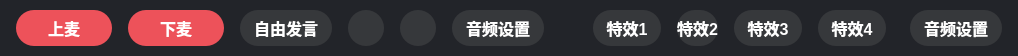
              <widget class="QWidget" name="widget_25" native="true">
               <property name="minimumSize">
                <size>
                 <width>0</width>
                 <height>56</height>
                </size>
               </property>
               <property name="maximumSize">
                <size>
                 <width>16777215</width>
                 <height>56</height>
                </size>
               </property>
               <property name="styleSheet">
                <string notr="true">
QWidget{
background: #222429;
border-radius: 12px;
}

QPushButton{
background: #36383B;
border-radius: 18px;
font-family: &quot;微软雅黑&quot;;
font-weight: 500;
font-size: 16px;
color: #FFFFFF;
line-height: 22px;
font-style: normal;
}</string>
               </property>
               <layout class="QHBoxLayout" name="horizontalLayout_18">
                <property name="spacing">
                 <number>24</number>
                </property>
                <property name="leftMargin">
                 <number>16</number>
                </property>
                <property name="topMargin">
                 <number>0</number>
                </property>
                <property name="rightMargin">
                 <number>16</number>
                </property>
                <property name="bottomMargin">
                 <number>0</number>
                </property>
                <item>
                 <layout class="QHBoxLayout" name="horizontalLayout_16">
                  <property name="spacing">
                   <number>16</number>
                  </property>
                  <item>
                   <widget class="QPushButton" name="autioMicBtn">
                    <property name="minimumSize">
                     <size>
                      <width>96</width>
                      <height>36</height>
                     </size>
                    </property>
                    <property name="styleSheet">
                     <string notr="true">background: #ED525A;
border-radius: 18px;</string>
                    </property>
                    <property name="text">
                     <string>上麦</string>
                    </property>
                    <property name="checkable">
                     <bool>true</bool>
                    </property>
                   </widget>
                  </item>
                  <item>
                   <widget class="QPushButton" name="downMicBtn">
                    <property name="minimumSize">
                     <size>
                      <width>96</width>
                      <height>36</height>
                     </size>
                    </property>
                    <property name="styleSheet">
                     <string notr="true">background: #ED525A;
border-radius: 18px;</string>
                    </property>
                    <property name="text">
                     <string>下麦</string>
                    </property>
                    <property name="checkable">
                     <bool>true</bool>
                    </property>
                   </widget>
                  </item>
                  <item>
                   <widget class="QPushButton" name="pushButton_5">
                    <property name="minimumSize">
                     <size>
                      <width>92</width>
                      <height>36</height>
                     </size>
                    </property>
                    <property name="maximumSize">
                     <size>
                      <width>92</width>
                      <height>36</height>
                     </size>
                    </property>
                    <property name="styleSheet">
                     <string notr="true"/>
                    </property>
                    <property name="text">
                     <string>自由发言</string>
                    </property>
                   </widget>
                  </item>
                  <item>
                   <widget class="QPushButton" name="pushButton_4">
                    <property name="minimumSize">
                     <size>
                      <width>36</width>
                      <height>36</height>
                     </size>
                    </property>
                    <property name="maximumSize">
                     <size>
                      <width>36</width>
                      <height>36</height>
                     </size>
                    </property>
                    <property name="styleSheet">
                     <string notr="true">border:none;</string>
                    </property>
                    <property name="text">
                     <string/>
                    </property>
                    <property name="icon">
                     <iconset resource="../res.qrc">
                      <normaloff>:/images/live_mic_n.png</normaloff>:/images/live_mic_n.png</iconset>
                    </property>
                    <property name="iconSize">
                     <size>
                      <width>36</width>
                      <height>36</height>
                     </size>
                    </property>
                   </widget>
                  </item>
                  <item>
                   <widget class="QPushButton" name="pushButton_6">
                    <property name="minimumSize">
                     <size>
                      <width>36</width>
                      <height>36</height>
                     </size>
                    </property>
                    <property name="maximumSize">
                     <size>
                      <width>36</width>
                      <height>36</height>
                     </size>
                    </property>
                    <property name="text">
                     <string/>
                    </property>
                    <property name="icon">
                     <iconset resource="../res.qrc">
                      <normaloff>:/images/live_audio_n.png</normaloff>:/images/live_audio_n.png</iconset>
                    </property>
                    <property name="iconSize">
                     <size>
                      <width>36</width>
                      <height>36</height>
                     </size>
                    </property>
                   </widget>
                  </item>
                  <item>
                   <widget class="QPushButton" name="pushButton_11">
                    <property name="minimumSize">
                     <size>
                      <width>92</width>
                      <height>36</height>
                     </size>
                    </property>
                    <property name="maximumSize">
                     <size>
                      <width>92</width>
                      <height>36</height>
                     </size>
                    </property>
                    <property name="text">
                     <string>音频设置</string>
                    </property>
                   </widget>
                  </item>
                 </layout>
                </item>
                <item>
                 <widget class="Line" name="line_4">
                  <property name="maximumSize">
                   <size>
                    <width>1</width>
                    <height>16777215</height>
                   </size>
                  </property>
                  <property name="orientation">
                   <enum>Qt::Vertical</enum>
                  </property>
                 </widget>
                </item>
                <item>
                 <layout class="QHBoxLayout" name="horizontalLayout_17">
                  <property name="spacing">
                   <number>16</number>
                  </property>
                  <item>
                   <widget class="QPushButton" name="pushButton_13">
                    <property name="minimumSize">
                     <size>
                      <width>68</width>
                      <height>36</height>
                     </size>
                    </property>
                    <property name="maximumSize">
                     <size>
                      <width>68</width>
                      <height>36</height>
                     </size>
                    </property>
                    <property name="text">
                     <string>特效1</string>
                    </property>
                   </widget>
                  </item>
                  <item>
                   <widget class="QPushButton" name="pushButton_12">
                    <property name="maximumSize">
                     <size>
                      <width>68</width>
                      <height>36</height>
                     </size>
                    </property>
                    <property name="text">
                     <string>特效2</string>
                    </property>
                   </widget>
                  </item>
                  <item>
                   <widget class="QPushButton" name="pushButton_14">
                    <property name="minimumSize">
                     <size>
                      <width>68</width>
                      <height>36</height>
                     </size>
                    </property>
                    <property name="maximumSize">
                     <size>
                      <width>68</width>
                      <height>36</height>
                     </size>
                    </property>
                    <property name="text">
                     <string>特效3</string>
                    </property>
                   </widget>
                  </item>
                  <item>
                   <widget class="QPushButton" name="pushButton_15">
                    <property name="minimumSize">
                     <size>
                      <width>68</width>
                      <height>36</height>
                     </size>
                    </property>
                    <property name="maximumSize">
                     <size>
                      <width>68</width>
                      <height>16777215</height>
                     </size>
                    </property>
                    <property name="text">
                     <string>特效4</string>
                    </property>
                   </widget>
                  </item>
                 </layout>
                </item>
                <item>
                 <widget class="QPushButton" name="pushButton_16">
                  <property name="minimumSize">
                   <size>
                    <width>92</width>
                    <height>36</height>
                   </size>
                  </property>
                  <property name="maximumSize">
                   <size>
                    <width>92</width>
                    <height>36</height>
                   </size>
                  </property>
                  <property name="text">
                   <string>音频设置</string>
                  </property>
                 </widget>
                </item>
               </layout>
              </widget>
